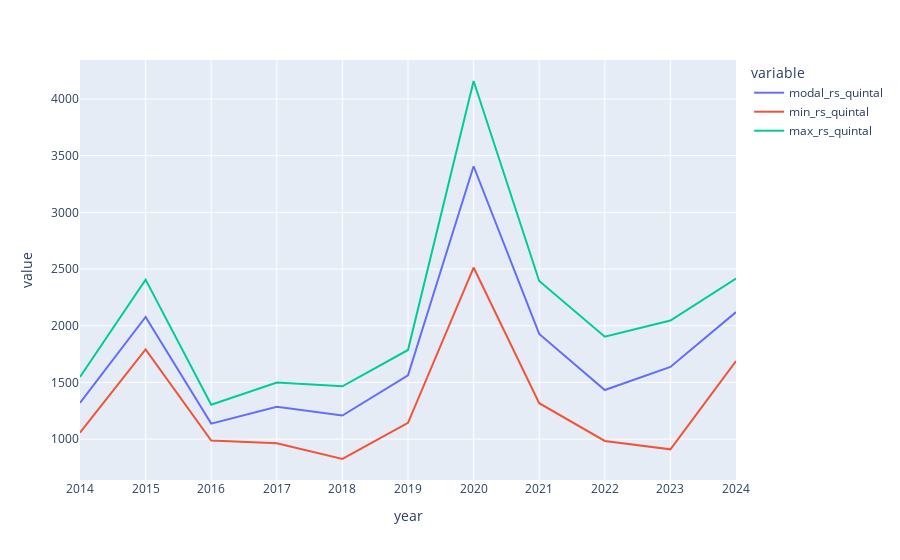

Notebook code for this chart:
### Code cell
px.line(data_frame=andhra_yearly,x=andhra_yearly['year'],y=[andhra_yearly['modal_rs_quintal'],andhra_yearly['min_rs_quintal'],andhra_yearly['max_rs_quintal']])

### Figure 1 — Plotly figure (JSON) as saved in the notebook; plotly's stock layout.template omitted (floating-point values rounded to 4 significant figures)
{"data": [{"hovertemplate": "variable=modal_rs_quintal<br>year=%{x}<br>value=%{y}<extra></extra>", "legendgroup": "modal_rs_quintal", "line": {"color": "#636efa", "dash": "solid"}, "marker": {"symbol": "circle"}, "mode": "lines", "name": "modal_rs_quintal", "orientation": "v", "showlegend": true, "type": "scatter", "x": ["2014", "2015", "2016", "2017", "2018", "2019", "2020", "2021", "2022", "2023", "2024"], "xaxis": "x", "y": [1320.0, 2077.0, 1136.0, 1285.0, 1208.0, 1563.0, 3407.0, 1928.0, 1433.0, 1637.0, 2120.0], "yaxis": "y"}, {"hovertemplate": "variable=min_rs_quintal<br>year=%{x}<br>value=%{y}<extra></extra>", "legendgroup": "min_rs_quintal", "line": {"color": "#EF553B", "dash": "solid"}, "marker": {"symbol": "circle"}, "mode": "lines", "name": "min_rs_quintal", "orientation": "v", "showlegend": true, "type": "scatter", "x": ["2014", "2015", "2016", "2017", "2018", "2019", "2020", "2021", "2022", "2023", "2024"], "xaxis": "x", "y": [1057.0, 1792.0, 987.2, 964.2, 824.6, 1143.0, 2513.0, 1316.0, 984.0, 909.8, 1689.0], "yaxis": "y"}, {"hovertemplate": "variable=max_rs_quintal<br>year=%{x}<br>value=%{y}<extra></extra>", "legendgroup": "max_rs_quintal", "line": {"color": "#00cc96", "dash": "solid"}, "marker": {"symbol": "circle"}, "mode": "lines", "name": "max_rs_quintal", "orientation": "v", "showlegend": true, "type": "scatter", "x": ["2014", "2015", "2016", "2017", "2018", "2019", "2020", "2021", "2022", "2023", "2024"], "xaxis": "x", "y": [1548.0, 2407.0, 1302.0, 1500.0, 1466.0, 1786.0, 4159.0, 2394.0, 1903.0, 2046.0, 2417.0], "yaxis": "y"}], "layout": {"legend": {"title": {"text": "variable"}, "tracegroupgap": 0}, "margin": {"t": 60}, "xaxis": {"anchor": "y", "domain": [0, 1], "title": {"text": "year"}}, "yaxis": {"anchor": "x", "domain": [0, 1], "title": {"text": "value"}}}}
